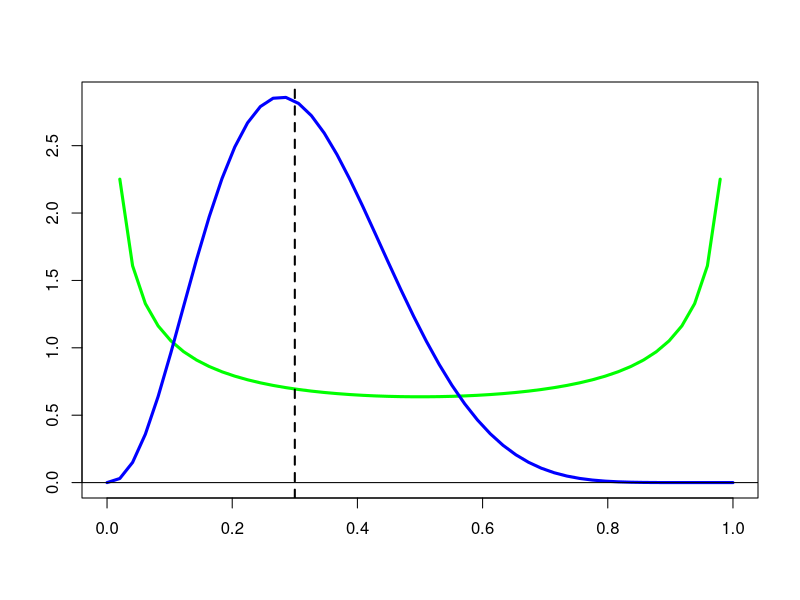
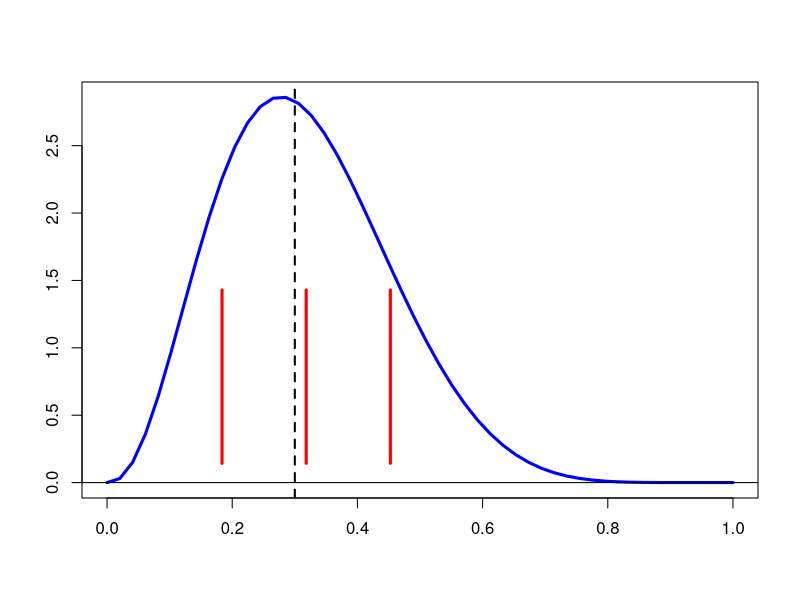
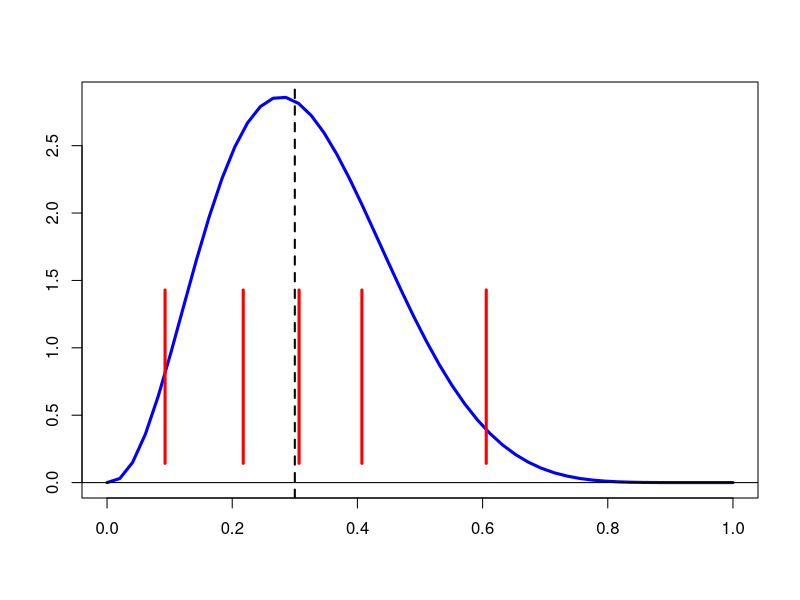
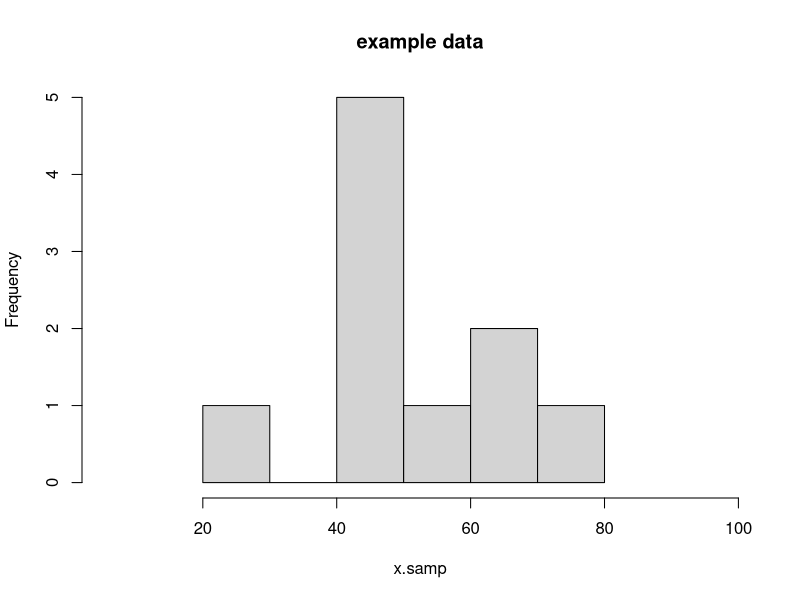
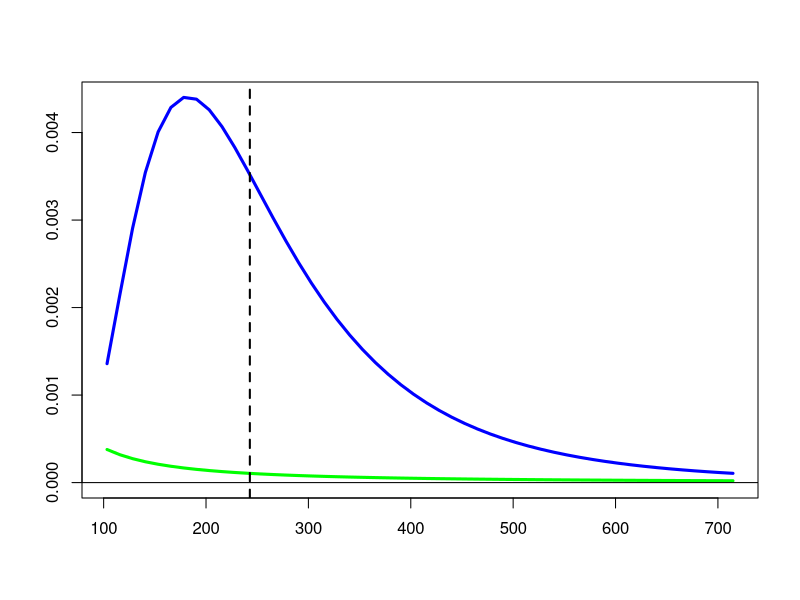
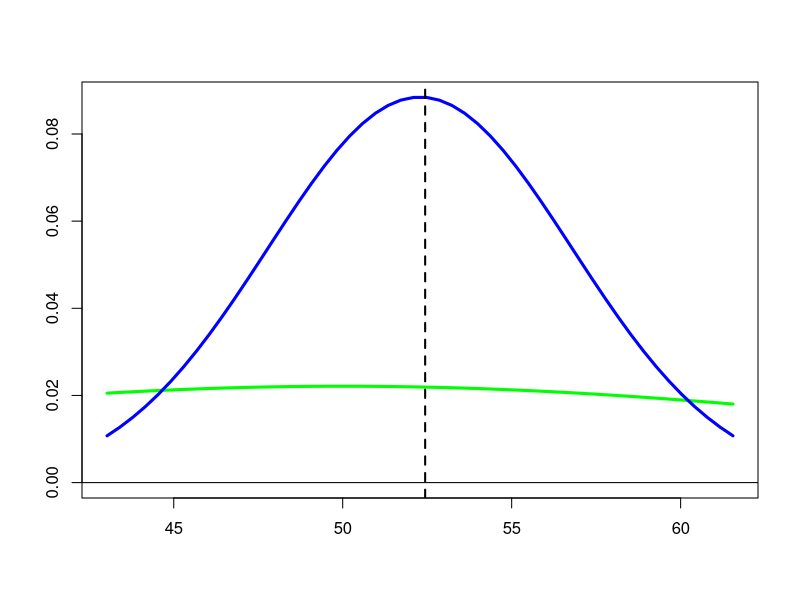
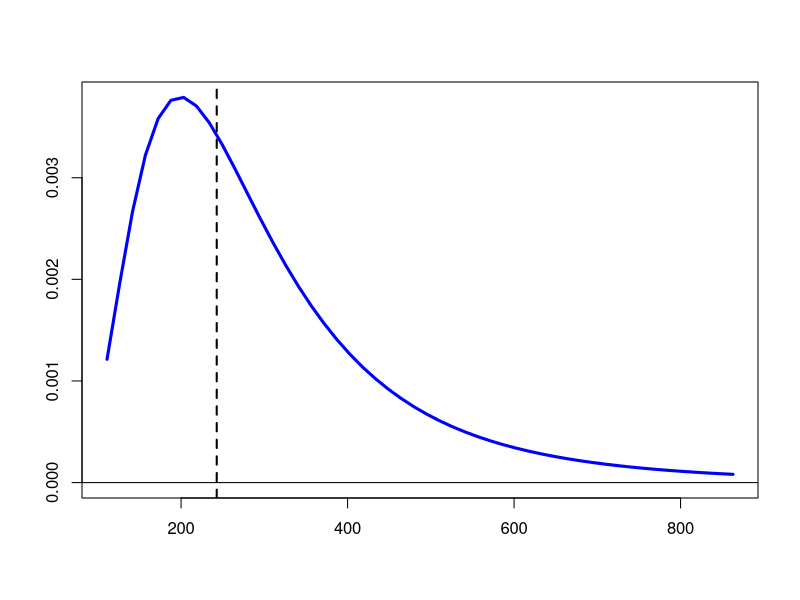
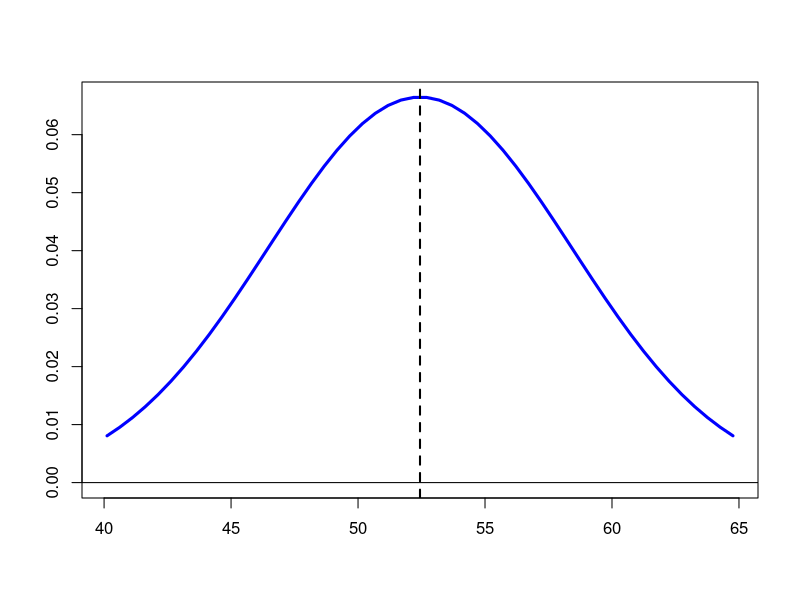

The R source for these figures, in order:
# =================================================================================
# STAT 5170: Applied Time Series
# Numerical examples for part A of learning unit 4
# =================================================================================
#
# In this set of examples, we will not be working with time series specifically, but will instead be setting up ideas that will help us makes inferences on time series data. The particular focus is on Bayesian methods of inference, which are introduced within some the standard contexts that a student would see in an introduction to statistics class: binomial experiments, i.i.d. normal samples, and linear regression.

# Some of the disucssion will involve concepts and computational techniques from probability and simulation. The numerical example from learning unit 1 goes over basic ideas in this direcitons, and would be worth reviewing as you go through the present set of examples.

# =================================================================================
# Analysis of binomial count data
# =================================================================================
#
# In the canonical setup for analysis of binomial count data, the data-generating distribution has x|theta ~ binomial(n, theta), the prior distribution has theta ~ beta(alpha, beta), and the posterior distribution has theta|x ~ beta(alpha+x, beta+n-x)

# The following code generate a graph of overlaid prior and posterior densities at specific values of alpha, beta, and x. The vertical dashed line markes the value x/n, the binomial proportion.

n <- 10
x <- 3
alpha <- 1/2
beta <- 1/2
x.grid <- seq(from=0, to=1, length.out=50)
prior.grid <- dbeta(x=x.grid, shape1=alpha, shape2=beta)
post.grid <- dbeta(x=x.grid, shape1=alpha+x, shape2=beta+n-x)

plot(x.grid, prior.grid, type="l", lty=1, lwd=3, col="green", xlim=c(0,1), ylim=c(0,max(post.grid)), xlab="", ylab="")
lines(x.grid, post.grid, lty=1, lwd=3, col="blue")
abline(h=0, lty=1, lwd=1)
abline(v=x/n, lty=2, lwd=2, col="black")

# The code below displays several numerical summaries of the posterior distribution. The posterior mean and posterior standard deviation of the binomial parameter, theta, are 

post.mean <- (alpha+x) / (alpha+beta+n)
post.mean

numer <- (alpha+x)*(beta+n-x)
denom <- (alpha+beta+n)^2*(alpha+beta+n+1)
post.sd <- sqrt(numer/denom)
post.sd

# Indications of these values are added to a plot of the posterior density generated by the following code.

yref <- max(post.grid)
plot(x.grid, post.grid, type="l", lty=1, lwd=3, col="blue", xlim=c(0,1), ylim=c(0,max(post.grid)), xlab="", ylab="")
lines((post.mean-post.sd)*c(1,1), yref*c(0.05,0.5), lty=1, lwd=3, col="red")
lines(post.mean*c(1,1), yref*c(0.05,0.5), lty=1, lwd=3, col="red")
lines((post.mean+post.sd)*c(1,1), yref*c(0.05,0.5), lty=1, lwd=3, col="red")
abline(h=0, lty=1, lwd=1)
abline(v=x/n, lty=2, lwd=2, col="black")

# The 2.5%, 25%, 50%, 75%, and 97.5% posterior quantiles are calculated and displayed as follows.

qprobs <- c(0.025, 0.25, 0.50, 0.75, 0.975)
post.quant <- qbeta(p=qprobs, shape1=alpha+x, shape2=beta+n-x)

n.qnt <- length(qprobs)
for (i.qnt in 1:n.qnt) {
	print(paste(sprintf("%4.1f", 100*qprobs[i.qnt]), "% quantile: ", sprintf("%6.4f", post.quant[i.qnt]), sep=""))
}

# These are displayed in a plot of the posterior density as follows.

yref <- max(post.grid)
plot(x.grid, post.grid, type="l", lty=1, lwd=3, col="blue", xlim=c(0,1), ylim=c(0,max(post.grid)), xlab="", ylab="")
for (i.qnt in 1:n.qnt) {
	lines(post.quant[i.qnt]*c(1,1), yref*c(0.05,0.5), lty=1, lwd=3, col="red")
}
abline(h=0, lty=1, lwd=1)
abline(v=x/n, lty=2, lwd=2, col="black")

# =================================================================================
# Analysis of independent and identically distributed normal data
# =================================================================================

# The next set of examples illustrates the use of Bayesian ideas for the analsis of independent and identically distributed normal data. Consider the following example data set of n=10 data points.

x.samp <- c(27.4, 43.6, 46.3, 46.3, 45.9, 67.9, 42.0, 80.0, 67.6, 57.4)
n <- length(x.samp)

# The sample mean, sample standard devation, and a histogram of these data is calculated as follows.

xbar <- mean(x.samp)
xbar

sdevx <- sd(x.samp)
sdevx

hist(x.samp, xlim=c(xbar-3*sdevx, xbar+3*sdevx), main="example data")

# A common setup for Bayesian analysis of an independent and identically distributed normal sample is to specify alongside the normal data-generating distribution xi ~ N(mu, sig2) a prior distribution factored into the conditional prior distribution mu|sig2 ~ N(m0, c0*sig2), and marginal prior distribution sig2 ~ ScInvChi2(lambda0, kappa0), where m0, c0, lambda0, and kappa0 are prior parameters to be specified with the model. The posterior distribution has mu|x,sig2 ~ N(m, c*sig2) and sig2|x ~ ScInvChi2(lambda, kappa), where m, c, lambda, and kappa are determined by the formulas below.

# ---------------------------------------------------------------------------------
# Marginal and conditional prior and posterior densities
# ---------------------------------------------------------------------------------

# The following code generate a graph of overlaid prior and posterior marginal densities of the variance parameter sig2 is generated at specific values of lambda0, and kappa0. 

# For this I first define a function for calculating the scaled inverse-chi-square density.

dscinvchisq <- function(x, scale, df) {
	val <- (0.5*scale)^(0.5*df)*x^(-(0.5*df+1))*exp(-0.5*scale/x)/gamma(0.5*df)
	return(val)
}

# The prior parameters are specified as

lambda0 <- 1
kappa0 <- 1

# The posterior parameters are calculated as

lambda <- lambda0 + (n-1)*sdevx^2
kappa <- kappa0 + (n-1)

# The plot is generated by the code below. The vertical dashed line marks the value of the sample variance.

xlim <- lambda / qchisq(p=c(0.98, 0.02), df=kappa)
x.grid <- seq(from=xlim[1], to=xlim[2], length.out=50)
prior.grid <- dscinvchisq(x=x.grid, scale=lambda0, df=kappa0)
post.grid <- dscinvchisq(x=x.grid, scale=lambda, df=kappa)

plot(x.grid, prior.grid, type="l", lty=1, lwd=3, col="green", xlim=xlim, ylim=c(0,max(post.grid)), xlab="", ylab="")
lines(x.grid, post.grid, lty=1, lwd=3, col="blue")
abline(h=0, lty=1, lwd=1)
abline(v=sdevx^2, lty=2, lwd=2, col="black")

# To explore the conditional posterior density of the mean parameter, mu, let us start by simulating a value of sig2 from its posterior distribution. 

sig2 <- lambda / rchisq(n=1, df=kappa)
sig2

# This value of sig2 is now fixed.

# The prior parameters are specified as

m0 <- 50
c0 <- 1.5

# The posterior parameters are calculated as

m <- (m0 + c0*n*xbar) / (1 + c0*n)
c <- c0 / (1 + c0*n)

# A plot of overlaid prior and posterior conditional densities of mu, given sig2, is generated at specific values of the prior parameters m0 and c0. The vertical dashed line marks the value of the sample mean.

xlim <- qnorm(p=c(0.02, 0.98), mean=m, sd=sqrt(c*sig2))
x.grid <- seq(from=xlim[1], to=xlim[2], length.out=50)
prior.grid <- dnorm(x=x.grid, mean=m0, sd=sqrt(c0*sig2))
post.grid <- dnorm(x=x.grid, mean=m, sd=sqrt(c*sig2))

plot(x.grid, prior.grid, type="l", lty=1, lwd=3, col="green", xlim=xlim, ylim=c(0,max(post.grid)), xlab="", ylab="")
lines(x.grid, post.grid, lty=1, lwd=3, col="blue")
abline(h=0, lty=1, lwd=1)
abline(v=xbar, lty=2, lwd=2, col="black")

# ---------------------------------------------------------------------------------
# Connections to classical inference
# ---------------------------------------------------------------------------------

# Setting the prior parameters to lambda0=0, kappa0=0 and c0 arbitrarily large (i.e. setting c0 to infinity) is sometimes said to configure the prior distribution for describing ignorance. In other words, it is sometimes said to set up a "non-informative" prior. Importantly, this setting also produces a posterior distribution that is configured for inferences that are in line with those of classical statistical inference. Specfically, the posterior distributon has
#
# mu|x,sig2 ~ N(xbar, s2/n)
#
# and
#
# sig2|x ~ ScInvChi2((n-1)*s2, n-1)
#
# The implication is that, unconditionally, the marginal posterior distribution of mu is such that
#
# t = (mu-xbar)/(s/sqrt(n))
#
# has a t distribution with df=n-1 degrees of freedom. It follows that, for 0 < alpha < 0.5, the 100*alpha/2 and 100*(1-alpha/2) posterior quantiles for mu are identical to the bounds on the classical 100*(1-alpha) confidence interval for mu
#
# xbar - tcrit*s/sqrt(n) < mu < xbar + tcrit*s/sqrt(n)
#
# where tcrit is the 1-alpha/2 quantile of a t distribution with df=n-1 degrees of freedom.
#
# The next set of examples illustrates how these pieces are put together.
#
# For the example data, let us first examine the marginal and conditional prior and posterior densities under the non-informative prior. 

# The marginal posterior density of sig2 is defined by the parameters...

lambda <- (n-1)*sdevx^2
kappa <- n-1

# The plot is generated as follows; the vertical dashed line locates the sample variance:

xlim <- lambda / qchisq(p=c(0.98, 0.02), df=kappa)
x.grid <- seq(from=xlim[1], to=xlim[2], length.out=50)
post.grid <- dscinvchisq(x=x.grid, scale=lambda, df=kappa)

plot(x.grid, post.grid, type="l", lty=1, lwd=3, col="blue", xlim=xlim, ylim=c(0,max(post.grid)), xlab="", ylab="")
abline(h=0, lty=1, lwd=1)
abline(v=sdevx^2, lty=2, lwd=2, col="black")

# The conditional posterior density of mu is specified at a simuated value of sig2:

sig2 <- lambda / rchisq(n=1, df=kappa)
sig2

# The conditional posterior density of mu  is defined by the parameters...

m <- xbar
c <- 1/n

# The plot is generated as follows; the vertical dashed line locates the sample mean:

xlim <- qnorm(p=c(0.02, 0.98), mean=m, sd=sqrt(c*sig2))
x.grid <- seq(from=xlim[1], to=xlim[2], length.out=50)
post.grid <- dnorm(x=x.grid, mean=m, sd=sqrt(c*sig2))

plot(x.grid, post.grid, type="l", lty=1, lwd=3, col="blue", xlim=xlim, ylim=c(0,max(post.grid)), xlab="", ylab="")
abline(h=0, lty=1, lwd=1)
abline(v=xbar, lty=2, lwd=2, col="black")

# Next let us take into account the uncertainty in sig2 by simulating multiple values of sig2 from its posterior distribution, and for each one graphing the corresponding posterior conditional density of mu, given sig2. The following code generates a plot with these densities overlaid.

n.graph <- 10
xlim <- qnorm(p=c(0.02, 0.98), mean=m, sd=sqrt(c*sig2))
x.grid <- seq(from=xlim[1], to=xlim[2], length.out=50)
post.grid <- matrix(data=0, nrow=n.graph, ncol=length(x.grid))
for (i.graph in 1:n.graph) {
	sig2 <- lambda / rchisq(n=1, df=kappa)
	post.grid[i.graph, ] <- dnorm(x=x.grid, mean=m, sd=sqrt(c*sig2))
}
plot(x.grid[1], 0, type="l", lty=1, lwd=3, col="white", xlim=xlim, ylim=c(0,max(post.grid)), xlab="", ylab="")
for (i.graph in 1:n.graph) {
	lines(x.grid, post.grid[i.graph, ], lty=1, lwd=1, col="blue")
}
abline(h=0, lty=1, lwd=1)
abline(v=xbar, lty=2, lwd=2, col="black")

# Such a plot does not fully fold in the uncertainty in sig2, but it does give us a sense of its impact.

# Consider that a statistical report would not be presented in terms of densities, but in terms of posterior summaries such as mean, standard deviations, and quantiles. The exercise of depicting the impact of uncertainty in sig2 by plotting densities gives us a sense of how to fully incorporate uncertainty in sig2 into posterior summary statistics. The solution it suggests is to repeatedly simulate sig2 from its posterior distribution (creating a sample from its posterior distribution), such that at each repetition the desired posterior summary from the posterior conditional distribution of mu given sig2 is calculated; when a sufficient number of such summaries are generated, the are averaged together, and that average is reported for the posterior summary.

# This is demonstrated as follows, for each of the following posterior summaries for mu: the mean, standard deviation, and several posterior quantiles.

n.samp <- 10000
qprobs <- c(0.025, 0.25, 0.5, 0.75, 0.975)
post.quant <- matrix(data=0, nrow=length(qprobs), ncol=n.samp)
post.sig2 <- numeric(length=n.samp)
post.mean <- numeric(length=n.samp)
post.sdev <- numeric(length=n.samp)
for (i.samp in 1:n.samp) {
	sig2 <- lambda / rchisq(n=1, df=kappa)
	post.sig2[i.samp] <- sig2
	post.mean[i.samp] <- m
	post.sdev[i.samp] <- sqrt(c*sig2)
	post.quant[,i.samp] <- qnorm(p=qprobs, mean=m, sd=sqrt(c*sig2))
}

# As a starting point to examining the output to the code above, consider the first few simulated values of sig2 and the corresponding values of each posterior summary for mu:

for (i.samp in 1:3) {
	print(paste("*** Sample value ", i.samp, ": ***", sep=""))
	print(paste("sig2: ", sprintf("%6.2f", post.sig2[i.samp]), ":", sep=""))
	print(paste("mean: ", sprintf("%6.2f", post.mean[i.samp]), ":", sep=""))
	print(paste("sdev: ", sprintf("%6.2f", post.sdev[i.samp]), ":", sep=""))
	for (i.qnt in 1:length(qprobs)) {
		print(paste(sprintf("%4.1f", 100*qprobs[i.qnt]), "% quantile:", sprintf("%6.2f", post.quant[i.qnt, i.samp]), ":", sep=""))
	}
	print("")
}

# Observe that every posterior summary, except the posterior mean, varies with sig2. This is to be expected, since we are working with the conditional posterior distribution for mu, given sig2.

# A statistical report would fold in the uncertainty about sig2 by averaging the values of each statistic across all simulated sig2:

print(paste("mean: ", sprintf("%5.2f", mean(post.mean)), sep=""))
print(paste("sdev: ", sprintf("%5.2f", mean(post.sdev)), sep=""))
for (i.qnt in 1:length(qprobs)) {
	print(paste(sprintf("%4.1f", 100*qprobs[i.qnt]), "% quantile:", sprintf("%6.2f", mean(post.quant[i.qnt,])), sep=""))
}

# Let us now compare these values with the corresponding summary statistics that are defined in classical inference.

# The two point estimates for mu are...

Bayes.stat <- mean(post.mean)
Class.stat <- xbar
print(paste("Bayes: ", sprintf("%5.2f", mean(Bayes.stat)), "; Classical: ", sprintf("%5.2f", mean(Class.stat)), sep=""))

# We see that these two calculated values are VERY close.

# The two point estimates for sig are...

Bayes.stat <- mean(sqrt(post.sig2))
Class.stat <- sdevx
print(paste("Bayes: ", sprintf("%5.2f", mean(Bayes.stat)), "; Classical: ", sprintf("%5.2f", mean(Class.stat)), sep=""))

# These values are close, but not quite the same. The same is true for summary statistics that would provide standard errors for mu. These are...

Bayes.stat <- mean(post.sdev)
Class.stat <- sdevx/sqrt(n)
print(paste("Bayes: ", sprintf("%5.2f", mean(Bayes.stat)), "; Classical: ", sprintf("%5.2f", mean(Class.stat)), sep=""))

# The quantiles and confidence interval bounds are...

for (i.qnt in 1:length(qprobs)) {
	Bayes.stat <- mean(post.quant[i.qnt,])
	Class.stat <- xbar + qt(p=qprobs[i.qnt], df=n-1)*sdevx/sqrt(n)
	print(paste("*** ", sprintf("%4.1f", 100*qprobs[i.qnt]), "% quantile: ***", sep=""))
	print(paste("Bayes: ", sprintf("%5.2f", mean(Bayes.stat)), "; Classical: ", sprintf("%5.2f", mean(Class.stat)), sep=""))
	print("")
}

# Again, we see that these two calculated values at any particaular quantile value are very close.

# The results examined above reflect that when we fold in uncertainty about sig2 into inferences about mu, we end up working with a t distribution. That is, the marginal posterior distribution of mu, under the non-informative prior, is a t distrution. However, when calculating the Bayesian posterior quanties for mu, we never simulated a value of mu from its marginal posterior t distribution; we instead implemented the two-step strategy of first simulating sig2 (from its marginal posterior SclInvChiSq distribution), and then, given sig2, simulated mu (from its conditional posterior normal distribution). This is known as a "Gibbs sampling" strategy.

# =================================================================================
# Linear regression
# =================================================================================

# In the next set of examples, we apply regression to Yule's "Marriages in the Church of England," in an effort to "detrend" it. To refresh our memory of this data set, the following code reads in the data and generates a plot

setwd(DataDirectory)
marriages.raw <- scan(file="marriages.txt", sep="\n")
n <- length(marriages.raw)

marriages.ts <- ts(marriages.raw, frequency=1, start=1866)
ts.plot(marriages.ts, xlab="year", ylab="percent", main="Marriages in the Church of England")

# Here, regression is used to develop a model that would describe the downward trend in the data. This trend is formulated as a linear function of the time series's mean function, mut = E[xt], against time:
# 
# mut = beta1 + beta2*t
#
# in which we expect the beta2 coefficient to be negative.
#
# In a preliminary version of the model, the time series itself is understood as this decreasing linear function, plus residual error, which is taken to be white noise with standard deviation sigw. Thus,
# 
# xt = beta1 + beta2*t + wt
#
# A vector-matrix formula of this model defines a response vector and regression matrix as follows:

x.vect <- as.matrix(marriages.ts)
Z.mat <- as.matrix(cbind(rep(x=1, times=n), 1866:1911))

# The regression model may then be expressed as
#
# x.vect | beta, sigw ~ N(Z.mat*beta.vect, sigw2*I)
#
# where beta = [beta1, beta2]^T is the vector containing the regression coefficients, and I denotes the identity matrix. It would not be unreasonable that the covariance matrix in this model should instead take into account autocorrelation; in the analysis below we will check the whether a model that does take autocorrelation into account is more suited to these data.

# To implement Bayesian inference, we adopt a non-informative prior, so that the posterior distribution is easily formulated from statistics that would be calculated in least-squares analysis. For convenience, the calculations that produce the latter statistics are collected into a user-defined function below. The function also calculates additional quantities that will be used when simulating values from the posterior distribution. One of these calculations is a matrix square-root, which requires a function from an external package that must be loaded into the R session:

#install.packages("expm")
library(expm)

# The user-defined function is created as follows. 

reg.summary <- function(x.vect, Z.mat) {
	n <- dim(Z.mat)[1]
	k <- dim(Z.mat)[2]
	nu <- n-k
	ZpZ <- t(Z.mat) %*% Z.mat
	ZpX <- t(Z.mat) %*% x.vect
	ZpZ.inv <- solve(ZpZ)
	sqrt.ZpZ.inv <- sqrtm(ZpZ.inv) # The sqrtm() function is matrix square-root 
	b.hat <- ZpZ.inv %*% ZpX
	res <- as.vector(x.vect - Z.mat %*% b.hat)
	s2 <- sum(res^2) / nu
	out.list <- list(sqrt.ZpZ.inv=sqrt.ZpZ.inv, b.hat=b.hat, s2=s2, nu=nu, res=res)
	return(out.list)
}

# For these data, the least-squares regression coefficients are calculated as...

result <- reg.summary(x.vect, Z.mat)
b.hat <- result$b.hat
b.hat

# The regression line defined by these values is added into the time series plot as follows

ts.plot(marriages.ts, xlab="year", ylab="percent", main="Marriages in the Church of England")
abline(a=b.hat[1], b=b.hat[2], lty=1, lwd=3, col="blue")

# Simulating from the posterior distribution allows us to calculate quantiles of each mean-function value, mut = beta1 + beta2*t. This is implemented as follows.

n.samp <- 10000
n <- dim(Z.mat)[1]
k <- dim(Z.mat)[2]
result <- reg.summary(x.vect, Z.mat)
sqrt.ZpZ.inv <- result$sqrt.ZpZ.inv
b.hat <- result$b.hat
s2 <- result$s2
nu <- result$nu
logsigw2.samp <- numeric(length=n.samp)
beta.samp <- matrix(nrow=k, ncol=n.samp)
mu.samp <- matrix(nrow=n, ncol=n.samp)
for (i.samp in 1:n.samp) {
	sigw2 <- nu*s2 / rchisq(n=1, df=nu)
	sigw <- sqrt(sigw2)
	beta <- b.hat + sqrt.ZpZ.inv %*% as.matrix(rnorm(n=k, mean=0, sd=sigw))
	logsigw2.samp[i.samp] <- log(sigw2)
	beta.samp[, i.samp] <- as.vector(beta)
	mu.samp[, i.samp] <- as.vector(Z.mat %*% beta)
}

# Quantiles of the basic regression parameters are displayed as follows

qprobs <- c(0.025, 0.25, 0.5, 0.75, 0.975)
beta1 <- quantile(beta.samp[1,], probs=qprobs)
beta2 <- quantile(beta.samp[2,], probs=qprobs)
sigw <- quantile(exp(0.5*logsigw2.samp), probs=qprobs)
rbind(beta1, beta2, sigw)

# Quantiles of the mean-function values, mut, are incorporated into the time series plot as follows

ts.plot(marriages.ts, xlab="year", ylab="percent", main="Marriages in the Church of England")
qprobs <- c(0.025, 0.5, 0.975)
for (i.tval in 1:n) {
	t <- Z.mat[i.tval, 2]
	qstat <- as.numeric(quantile(mu.samp[i.tval,], probs=qprobs))
	lines(t*c(1, 1), c(qstat[1], qstat[3]), type="l", lty=1, lwd=1, col="blue")
	points(t, qstat[2], pch=19, cex=0.5, col="blue")
}

# The quantiles that appear in this plot are to be compared with what are sometimes called "confidence bands" in classical regression.

# We might also contemplate the possiblility to go back in time, to 1865, and use the data that we have now to predict the values in a regeneration of this time series. For this purpose, we would work with the posterior predictive distribution. Simulated values from this distribution are generated as follows.

n.samp <- 10000
x.regen.samp <- matrix(nrow=n, ncol=n.samp)
for (i.samp in 1:n.samp) {
	sigw2 <- nu*s2 / rchisq(n=1, df=nu)
	sigw <- sqrt(sigw2)
	beta <- b.hat + sqrt.ZpZ.inv %*% as.matrix(rnorm(n=k, mean=0, sd=sigw))
	mu.vect <- Z.mat %*% beta
	x.regen <- mu.vect + as.matrix(rnorm(n=n, mean=0, sd=sigw))
	x.regen.samp[, i.samp] <- as.vector(x.regen)
}

# Notice in each iteration of this simulation that once a full set of parameters is simulated from the posterior distribution, the full time series itself is simulated from the data-generating distribution.

# Quantiles of the regenerated time-series values are incorporated into the time series plot as follows

ts.plot(marriages.ts, xlab="year", ylab="percent", main="Marriages in the Church of England")
qprobs <- c(0.025, 0.5, 0.975)
for (i.tval in 1:n) {
	t <- Z.mat[i.tval, 2]
	qstat <- as.numeric(quantile(x.regen.samp[i.tval,], probs=qprobs))
	lines(t*c(1, 1), c(qstat[1], qstat[3]), type="l", lty=1, lwd=1, col="blue")
	points(t, qstat[2], pch=19, cex=0.5, col="blue")
}

# The quantiles that appear in this plot are to be compared with what are sometimes called "prediction bands" in classical regression.

# ---------------------------------------------------------------------------------
# Model checking
# ---------------------------------------------------------------------------------
#
# The technique of simulating regenerated time series from the posterior predictive distribution gives rise to the possibility of checking whether the standard linear regression model (with its assumption of white-noise as residual errors) adequately accounts for patterns observed in the data at hand.
#
# We can check the white-noise assumption by calculating sample autocorrelations on the residual errors of each regenerated time series, and compare them to the same sample autocorrelations calculated on the residual errors of the data at hand. These simualated sample autocorrelations are generated by the code below, which are calculated with the help of a user-defined function.

# The user-defined, which calculates the autocorrelations in a vector of residuals, is...

res.acf <- function(res, sigw2, max.lag) {
	n <- dim(res)[1]
	acf.seq <- numeric(length=max.lag)
	for (lag in 1:max.lag) {
		acf.seq[lag] <- sum(res[(1+lag):n]*res[1:(n-lag)])/((n-lag)*sigw2)
	}
	return(acf.seq)
}

# The simulation is carried out as follows.

n.samp <- 10000
max.lag <- 5
acf.samp <- matrix(nrow=max.lag, ncol=n.samp)
acf.regen.samp <- matrix(nrow=max.lag, ncol=n.samp)
for (i.samp in 1:n.samp) {
	sigw2 <- nu*s2 / rchisq(n=1, df=nu)
	sigw <- sqrt(sigw2)
	beta <- b.hat + sqrt.ZpZ.inv %*% as.matrix(rnorm(n=k, mean=0, sd=sigw))
	mu.vect <- Z.mat %*% beta
	res <- x.vect - mu.vect
	x.regen <- mu.vect + as.matrix(rnorm(n=n, mean=0, sd=sigw))
	res.regen <- x.regen - mu.vect
	acf.samp[, i.samp] <- res.acf(res, sigw2, max.lag)
	acf.regen.samp[, i.samp] <- res.acf(res.regen, sigw2, max.lag)
}

# Check whether the autocorrelations in the observed data are not suitably accounted for in the model, compare the relative frequency at which the magnitude of each autocorrelation in the regenerated data exceeds that of the corresponding autocorrelation of the measured data. The resulting relative frequency is a posterior predictive p-value. These values are calculated at each lag by the following code.

for (lag in 1:max.lag) {
	pval <- length(which(abs(acf.regen.samp[lag,]) > abs(acf.samp[lag,]))) / n.samp
	print(paste("lag ", lag, " p-value: ", sprintf("%6.4f", pval), sep=""))
}

# A posterior predictive p-value that is close to 0 or 1 would indicate that the model does not suitably account for the patterns summarized by the autocorrelation statistic. In the results produced by the previous code, we see that lag-1 autocorrelations may not be suitably taken into account.

# It is sometimes worthwhile to plot the simulated autocorrelation values from the regenerated and measured data as a scatterplot. Such a plot is generated for lag-1 autocorrelations by the following code.

lag <- 1
pval <- length(which(abs(acf.regen.samp[lag,]) > abs(acf.samp[lag,]))) / n.samp
plot(acf.samp[lag,], acf.regen.samp[lag,], pch=16, cex=1, xlim=c(-1, 1), ylim=c(-1, 1))
abline(a=0, b=1)
text(x=-0.8, y=0.8, labels=paste("pval =", sprintf("%4.2f", pval)), pos=4)

# A cloud of values falling well below or well above the 45 degree line corresponds to a p-value close to 0 or 1.

# ---------------------------------------------------------------------------------
# Aggregated statistics
# ---------------------------------------------------------------------------------

# Rather than checking autocorrelations at individual lags, it may also be helpful to aggregate the autocorrelations across multiple lags. There is no one way to do this, but two potential approaches are explored below. The first is the maximum absolute autocorrelation up to a given lag, and the second is the sum of absolute autocorrelations up to a given lag.

# Each of these approaches to aggregating autocorrelation is use to calculate a posterior predictive p-value as follows.

max.acf.samp <- numeric(length=n.samp)
sum.acf.samp <- numeric(length=n.samp)
max.acf.regen.samp <- numeric(length=n.samp)
sum.acf.regen.samp <- numeric(length=n.samp)
for (i.samp in 1:n.samp) {
	max.acf.samp[i.samp] <- max(abs(acf.samp[,i.samp]))
	sum.acf.samp[i.samp] <- sum(abs(acf.samp[,i.samp]))
	max.acf.regen.samp[i.samp] <- max(abs(acf.regen.samp[,i.samp]))
	sum.acf.regen.samp[i.samp] <- sum(abs(acf.regen.samp[,i.samp]))
}

# The posterior predictive p-value and associated scatterplot defined from the maximum of absolute autocorrelations are generated as follows

pval <- length(which(max.acf.regen.samp > max.acf.samp)) / n.samp
pval

plot(max.acf.samp, max.acf.regen.samp, pch=16, cex=1, xlim=c(-1, 1), ylim=c(-1, 1))
abline(a=0, b=1)
text(x=-0.8, y=0.8, labels=paste("pval =", sprintf("%4.2f", pval)), pos=4)

# The posterior predictive p-value and associated scatterplot defined from the sum of absolute autocorrelations are generated as follows

pval <- length(which(sum.acf.regen.samp > sum.acf.samp)) / n.samp
pval

plot(sum.acf.samp, sum.acf.regen.samp, pch=16, cex=1, xlim=c(0, 3), ylim=c(0, 3))
abline(a=0, b=1)
text(x=0.1, y=2.5, labels=paste("pval =", sprintf("%4.2f", pval)), pos=4)

# In this example, the posterior predictive p-value calculated on the individual lag-1 autocorrelation is most discerning, but there may be instances when the aggregates statistics tell us more. In addition, a variation of the sum of absolute autocorrelations statistic, in which the lags are weighted, will later make a connection to model checking statistics that are sometimes used in classical model checking. 
